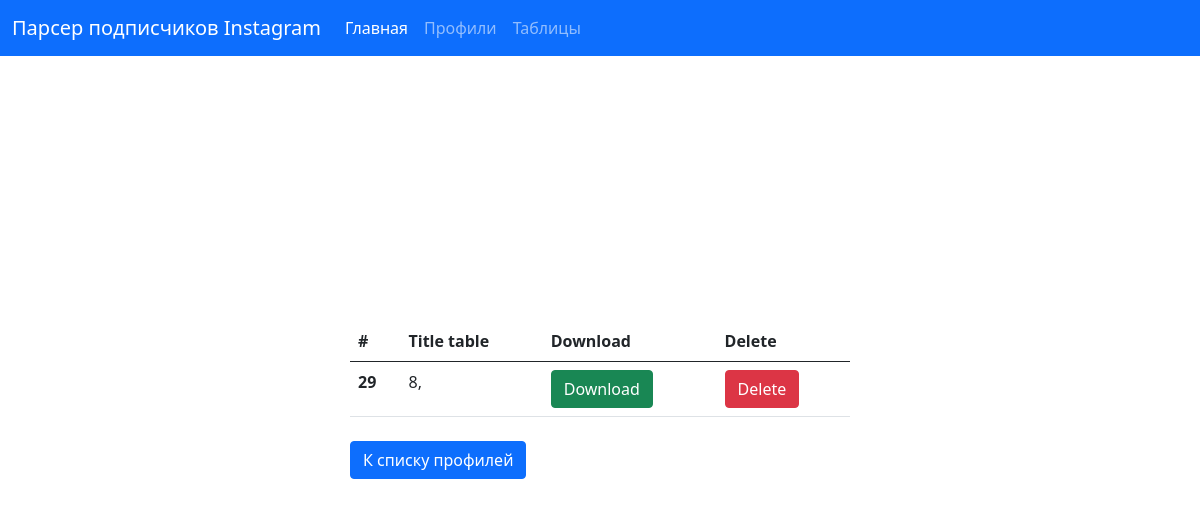
The page /load on the database as committed earlier.
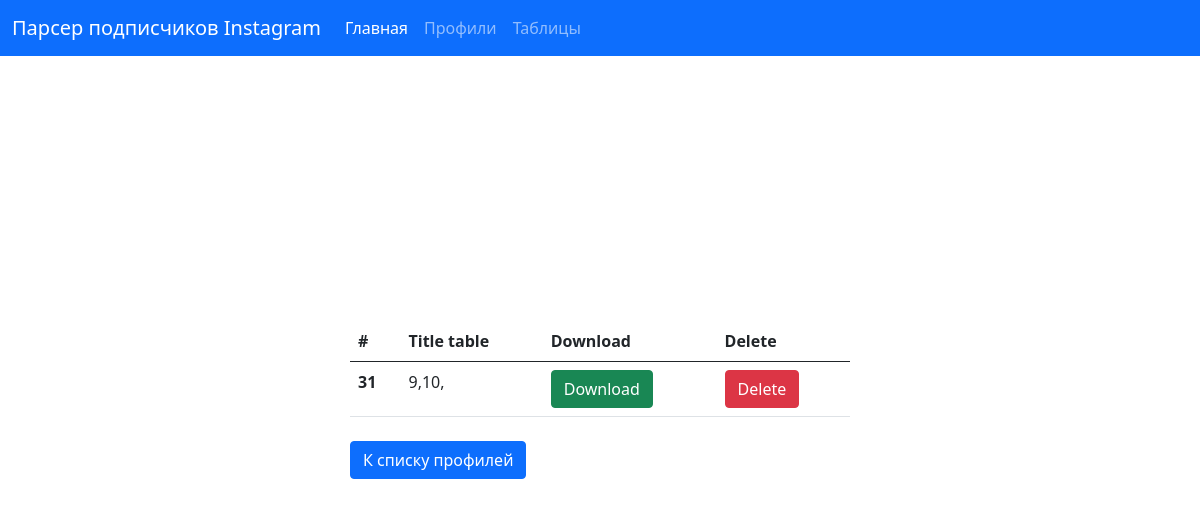
The same page on the database as committed later.
### followers/models.py (models this page shows, shortened)
class Files(models.Model):
    adminupload = models.FileField(upload_to='media')
    title = models.CharField(max_length=50)

### followers/views.py (the view)
# urls.py: path('',views.ProfileView.as_view(),name= 'home'),
def home(request):
    context= {'file': Files.objects.all()}
    return render(request, 'download.html', context=context)

### templates/download.html (shortened to what this page needs)
{% extends 'base.html' %}
{% block content %}
<div class="container">
    <form method="get" action="" class="col-sm-5 position-absolute top-50 start-50 translate-middle">
        <table class="table">
            <thead>
            <tr>
              <th scope="col">#</th>
              <th scope="col">Title table</th>
              <th scope="col">Download</th>
              <th scope="col">Delete</th>
            </tr>
            </thead>
            <tbody>
            {% for post in file %}
                <tr>
                  <th scope="row">{{ post.pk }}</th>
                  <td>{{ post.title }}</td>
                  <td><a class ="btn btn-success" href="{{post.adminupload.url}}" download="{{ post.adminupload.url }}">Download</a></td>
                  <td><a type="button" class="btn btn-danger" href="{% url 'deletetable' post.pk %}">Delete</a></td>
                </tr>
            {% endfor %}
            </tbody>
        </table>
        <a href="{% url 'list' %}" class="btn btn-primary mt-2">К списку профилей</a>
    </form>
</div>
{% endblock %}

Rows that differ between the two databases and show on the page:
removed Files: pk "29", title "8,"
added Files: pk "31", title "9,10,"
